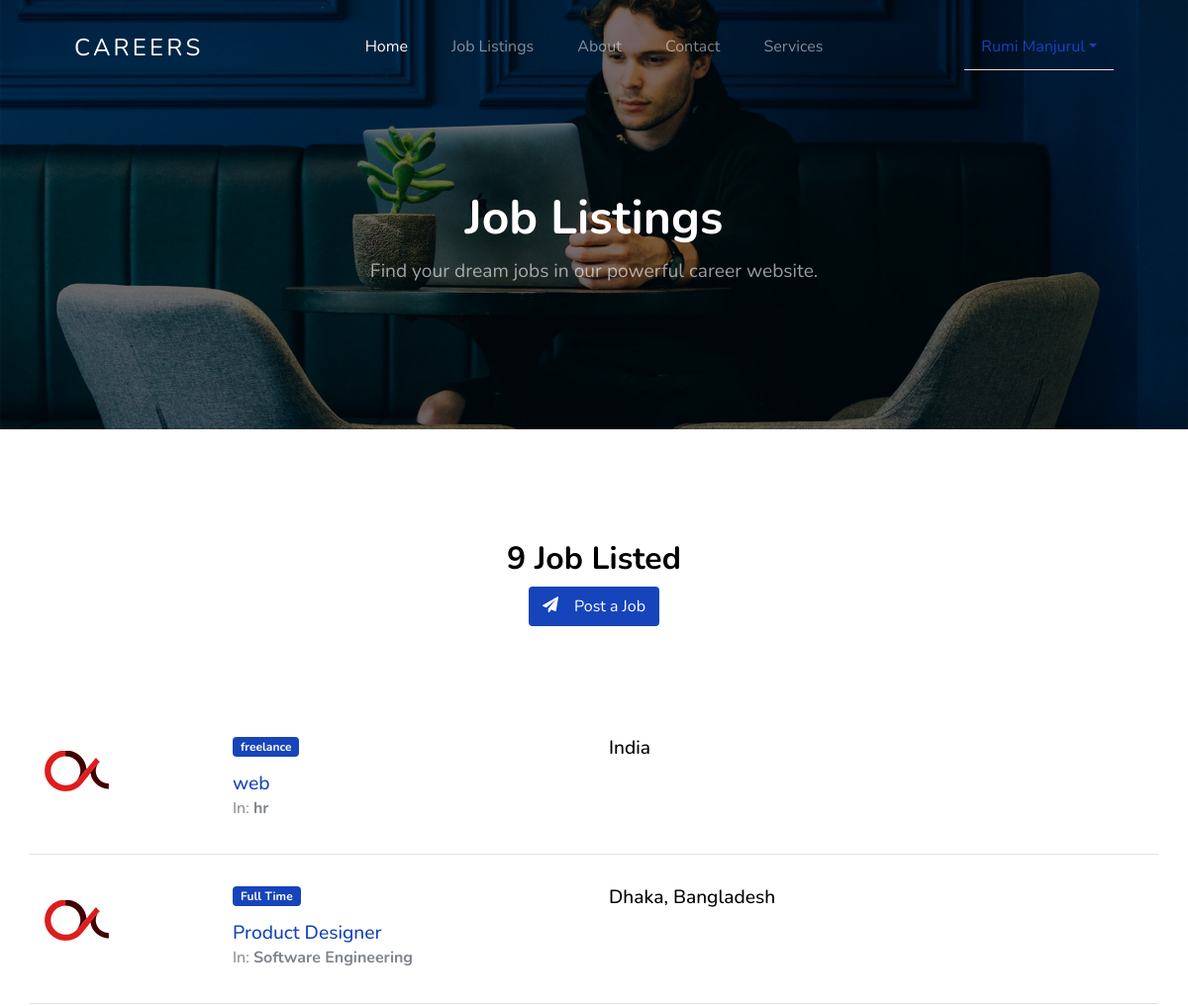
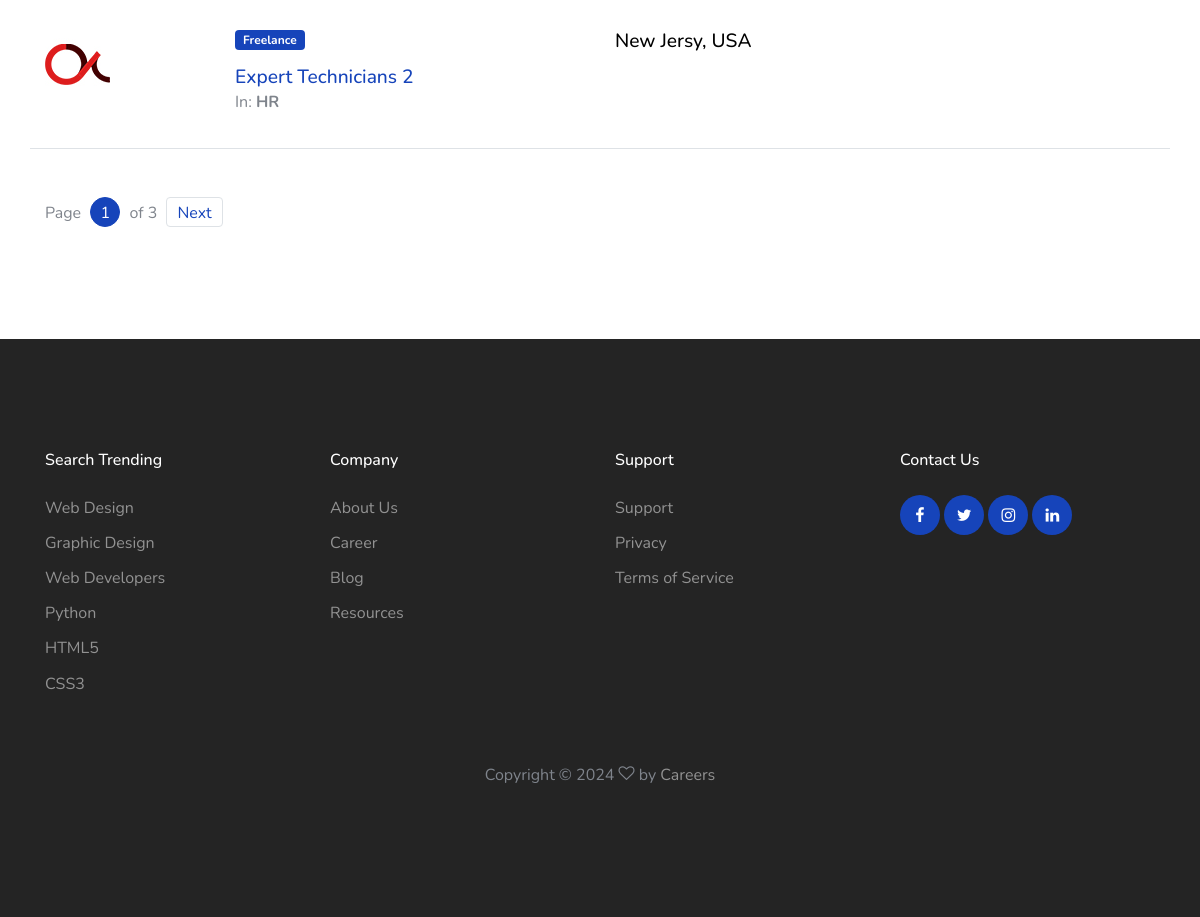
Page /jobs/job-listing/ (signed in) on the committed database (2 pictures, top to bottom).
### jobs/models.py (models this page shows, shortened)
class JobListing(models.Model):
    user = models.ForeignKey(settings.AUTH_USER_MODEL, on_delete=models.CASCADE,
                             null=True, editable=False, blank=True)
    title = models.CharField(max_length=100)
    company_name = models.CharField(max_length=200)
    employment_status = models.CharField(choices=JOB_TYPE, max_length=10)
    vacancy = models.CharField(max_length=10, null=True, blank=True)
    gender = models.CharField(choices=GENDER, max_length=30, null=True)
    category = models.CharField(choices=CATEGORY, max_length=30)
    description = models.TextField()
    responsibilities = models.TextField()
    experience = models.CharField(max_length=100)
    job_location = models.CharField(max_length=120)
    salary = models.CharField(max_length=100, null=True, blank=True)
    image = models.ImageField(blank=True, upload_to='media', null=True)
    application_deadline = models.DateTimeField()
    published_on = models.DateTimeField(default=timezone.now)

### jobs/views.py (the view)
# urls.py: path('job-listing/', job_listing, name='job-listing'),
@login_required
def job_listing(request):
    query = JobListing.objects.all().count()
    qs = JobListing.objects.all().order_by('-published_on')
    paginator = Paginator(qs, 3)  # Show 3 jobs per page
    page = request.GET.get('page')
    try:
        qs = paginator.page(page)
    except PageNotAnInteger:
        qs = paginator.page(1)
    except EmptyPage:
        qs = paginator.page(paginator.num_pages)
    context = {
        'query': qs,
        'job_qs': query
    }
    return render(request, "jobs/job_listing.html", context)

### templates/jobs/job_listing.html (shortened to what this page needs)
{% extends 'base.html' %}
{% load static %}
{% block content %}
    <section class="home-section section-hero inner-page overlay bg-image"
             style="background-image: url('{% static 'images/hero_1.jpg' %}');"
             id="home-section">
        <div class="container">
            <div class="row align-items-center justify-content-center">
                <div class="col-md-12">
                    <div class="mb-5 text-center">
                        <h1 class="text-white font-weight-bold">Job Listings</h1>
                        <p>Find your dream jobs in our powerful career website.</p>
                    </div>
                </div>
            </div>
        </div>
    </section>
    <section class="site-section">
        <div class="container">
            <div class="row mb-5 justify-content-center">
                <div class="col-md-7 text-center">
                    <h2 class="section-title mb-2">{{ job_qs }} Job Listed</h2>
                    <div class="mb-5 text-center">
                        <a href="{% url 'jobs:job-post' %}"
                           class="btn btn-primary border-width-2 d-none d-lg-inline-block">
                      <span class="mr-2 icon-paper-plane">
                      </span>Post a Job</a>
                    </div>
                </div>
            </div>
            <div class="mb-5">
                {% for q in query %}
                    <div class="row align-items-start job-item border-bottom pb-3 mb-3 pt-3">
                        <div class="col-md-2">
                            <a href=""><img class="img-fluid" src="{% static 'images/featured-listing-2.jpg' %}"
                                            alt="image"></a>
                        </div>
                        <div class="col-md-4">
              <span class="badge badge-primary px-2 py-1 mb-3">
                    {{ q.employment_status }}
              </span>
                            <h2><a href="{% url 'jobs:job-single' q.id %}">{{ q.title }}</a></h2>
                            In: <strong>{{ q.category }}</strong></p>
                        </div>
                        <div class="col-md-3 text-left">
                            <h3>{{ q.job_location }}</h3>
                        </div>
                    </div>
                {% endfor %}
            </div>
            <div class="row pagination-wrap">
                <div class="col-md-6 text-center text-md-left">
                    <div class="custom-pagination ml-auto">
                        <div class="d-inline-block">
                            Page <a href="#" class="active">{{ query.number }}</a> of {{ query.paginator.num_pages }}
                        </div>
                        {% if query.has_next %}
                            <a href="?page={{ query.next_page_number }}" class="next">Next</a>
                        {% endif %}
                    </div>
                </div>
            </div>
        </div>
    </section>
{% endblock %}

### templates/base.html (shortened to what this page needs)
{% load static %}
<html lang="en">
<head>
    <link rel="stylesheet" href="{% static 'css/custom-bs.css' %}">
    <link rel="stylesheet" href="{% static 'css/jquery.fancybox.min.css' %}">
    <link rel="stylesheet" href="{% static 'css/bootstrap-select.min.css' %}">
    <link rel="stylesheet" href="{% static 'fonts/icomoon/style.css' %}">
    <link rel="stylesheet" href="{% static 'fonts/line-icons/style.css' %}">
    <link rel="stylesheet" href="{% static 'css/owl.carousel.min.css' %}">
    <link rel="stylesheet" href="{% static 'css/animate.min.css' %}">
    <link rel="stylesheet" href="{% static 'css/style.css' %}">
</head>
<body id="top">
<div class="site-wrap">
    {% include 'navbar.html' %}
    {% block content %}
    {% endblock %}
    <footer class="site-footer">
        <div class="container">
            <div class="row mb-5">
                <div class="col-6 col-md-3 mb-4 mb-md-0">
                    <h3>Search Trending</h3>
                    <ul class="list-unstyled">
                        <li><a href="#">Web Design</a></li>
                        <li><a href="#">Graphic Design</a></li>
                        <li><a href="#">Web Developers</a></li>
                        <li><a href="#">Python</a></li>
                        <li><a href="#">HTML5</a></li>
                        <li><a href="#">CSS3</a></li>
                    </ul>
                </div>
                <div class="col-6 col-md-3 mb-4 mb-md-0">
                    <h3>Company</h3>
                    <ul class="list-unstyled">
                        <li><a href="#">About Us</a></li>
                        <li><a href="#">Career</a></li>
                        <li><a href="#">Blog</a></li>
                        <li><a href="#">Resources</a></li>
                    </ul>
                </div>
                <div class="col-6 col-md-3 mb-4 mb-md-0">
                    <h3>Support</h3>
                    <ul class="list-unstyled">
                        <li><a href="#">Support</a></li>
                        <li><a href="#">Privacy</a></li>
                        <li><a href="#">Terms of Service</a></li>
                    </ul>
                </div>
                <div class="col-6 col-md-3 mb-4 mb-md-0">
                    <h3>Contact Us</h3>
                    <div class="footer-social">
                        <a href="#"><span class="icon-facebook"></span></a>
                        <a href="#"><span class="icon-twitter"></span></a>
                        <a href="#"><span class="icon-instagram"></span></a>
                        <a href="#"><span class="icon-linkedin"></span></a>
                    </div>
                </div>
            </div>
            <div class="row text-center">
                <div class="col-12">
                    <p>
                        Copyright &copy;
                        <i
                                class="icon-heart-o" aria-hidden="true"></i> by <a href="om" target="_blank">Careers</a>
                    </p>
                </div>
            </div>
        </div>
    </footer>
</div>
</body>
</html>

### templates/navbar.html (shortened to what this page needs)
{% load static %}
<header class="site-navbar mt-3">
  <div class="container-fluid">
    <div class="row align-items-center">
      <div class="site-logo col-6"><a href="{% url 'home' %}">Careers</a></div>
      <nav class="mx-auto site-navigation">
        <ul class="site-menu js-clone-nav d-none d-xl-block ml-0 pl-0">
          <li><a href="{% url 'home' %}" class="nav-link active">Home</a></li>
          <li><a href="{% url 'jobs:job-listing' %}">Job Listings</a></li>
          <li><a href="{% url 'jobs:about' %}">About</a></li>
          <li><a href="{% url 'jobs:contact' %}">Contact</a></li>
             <li><a href="{% url 'jobs:service' %}"> Services</a></li>
        </ul>
      </nav>
{% if user.is_authenticated %}
      <div class="right-cta-menu text-right d-flex aligin-items-center col-6">
        <div class="ml-auto">
          <ul class="nav nav-tabs">
  <li class="nav-item dropdown">
    <a class="nav-link dropdown-toggle" data-toggle="dropdown" href="#" role="button" aria-haspopup="True" aria-expanded="false">
      {{request.user.first_name}} {{request.user.last_name}}</a>
  </li>
</ul>
        </div>
      </div>
{% endif %}
    </div>
  </div>
    </header>

### static/css/style.css (style rules this page uses)
.site-navbar { margin-bottom: 0px; z-index: 1999; position: absolute; width: 100%; top: 2rem; }
.site-navbar .container-fluid { padding-left: 7rem; padding-right: 7rem; }
.site-navbar .site-logo { position: absolute; left: 5%; }
.site-navbar .site-logo a { color: #fff; font-size: 1.5rem; letter-spacing: .2rem; text-transform: uppercase; }
.site-navbar .site-burger-menu, .site-navbar .right-cta-menu { position: absolute; right: 5%; }
.site-navbar .site-navigation { position: absolute; left: 50%; -webkit-transform: translateX(-50%); -ms-transform: translateX(-50%); transform: translateX(-50%); z-index: 5; }
.site-navbar .site-navigation .site-menu { margin-bottom: 0; }
.site-navbar .site-navigation .site-menu .active { color: #fff; display: inline-block; padding: 5px 20px; }
.site-navbar .site-navigation .site-menu a { text-decoration: none !important; display: inline-block; position: relative; }
.site-navbar .site-navigation .site-menu > li { display: inline-block; }
.site-navbar .site-navigation .site-menu > li > a { padding: 20px 20px !important; color: rgba(255, 255, 255, 0.5); display: inline-block; text-decoration: none !important; }
.site-mobile-menu .site-nav-wrap { padding: 0; margin: 0; list-style: none; position: relative; }
.site-mobile-menu .site-nav-wrap a { padding: 10px 20px; display: block; position: relative; color: #212529; }
.site-mobile-menu .site-nav-wrap li { position: relative; display: block; }
.site-mobile-menu .site-nav-wrap li .active { color: #000; }
.site-mobile-menu .site-nav-wrap > li { display: block; position: relative; float: left; width: 100%; }
.site-mobile-menu .site-nav-wrap > li > a { padding-left: 20px; font-size: 20px; }
body { font-weight: 400; font-size: 1rem; line-height: 1.7; position: relative; }
body:after { content: ""; position: absolute; top: 0; left: 0; right: 0; bottom: 0; background: rgba(0, 0, 0, 0.7); z-index: 100; opacity: 0; visibility: hidden; -webkit-transition: .3s all ease; -o-transition: .3s all ease; transition: .3s all ease; }
h1, h2, h3, h4 { color: #000; }
.site-section { padding-top: 7rem; padding-bottom: 7rem; position: relative; z-index: 2; }
.home-section { position: relative; }
.home-section > .container { z-index: 2; position: relative; }
.home-section h1 { font-size: 3rem; color: #fff; font-weight: 200; }
.home-section p { font-size: 1.2rem; color: rgba(255, 255, 255, 0.6); }
.bg-image { background-size: cover; background-position: center center; background-repeat: no-repeat; }
.section-title { font-size: 2rem; font-weight: 700; }
.section-hero, .section-hero > .container > .row { height: 100vh; min-height: 900px; }
.section-hero.inner-page, .section-hero.inner-page > .container > .row { height: auto; min-height: auto; padding-top: 6em; padding-bottom: 3em; }
.section-hero.overlay, .section-hero.overlay-2 { position: relative; }
.section-hero.overlay:before, .section-hero.overlay-2:before { z-index: 1; position: absolute; content: ""; top: 0; left: 0; right: 0; bottom: 0; background: rgba(0, 0, 0, 0.5); }
.section-hero > .container { z-index: 2; position: relative; }
.btn:after, .btn:before { display: none; }
.btn.btn-primary { color: #fff; }
.custom-pagination a { width: 30px; height: 30px; line-height: 30px; display: inline-block; border-radius: 50%; border: 1px solid #dee2e6; text-align: center; margin: 0 5px; text-decoration: none; }
.custom-pagination a.prev, .custom-pagination a.next { width: auto; height: 30px; line-height: 30px; padding-left: 10px; padding-right: 10px; border-radius: 4px; }
.custom-pagination a.active, .custom-pagination a:hover { background: #1644ba; color: #fff; border-color: #1644ba; }
.border-width-2 { border-width: 2px !important; }
.site-footer { padding: 7rem 0; position: relative; background: #242424; }
.site-footer h3 { font-size: 1rem; margin-bottom: 1.5rem; color: #fff; }
.site-footer a { color: rgba(255, 255, 255, 0.5); }
.site-footer ul li { margin-bottom: .5rem; }
.site-footer ul li a { color: rgba(255, 255, 255, 0.5); }
.footer-social a, .social a { display: inline-block; width: 40px; height: 40px; position: relative; background: #1644ba; border-radius: 50%; text-decoration: none !important; }
.footer-social a > span, .social a > span { position: absolute; left: 50%; top: 50%; color: #fff; -webkit-transform: translate(-50%, -50%); -ms-transform: translate(-50%, -50%); transform: translate(-50%, -50%); }
.job-item h2, .job-item h3 { font-size: 1.2rem; margin-bottom: 0; }

### rows in the picture
JobListing: employment_status "freelance", title "web", category "hr", job_location "India"
JobListing: employment_status "Full Time", title "Product Designer", category "Software Engineering", job_location "Dhaka, Bangladesh"
JobListing: employment_status "Freelance", title "Expert Technicians 2", category "HR", job_location "New Jersy, USA"

### other values in the picture
{{ request.user.first_name }} "Rumi"
{{ request.user.last_name }} "Manjurul"
{{ job_qs }} "9"
{{ query.number }} "1"
{{ query.paginator.num_pages }} "3"
